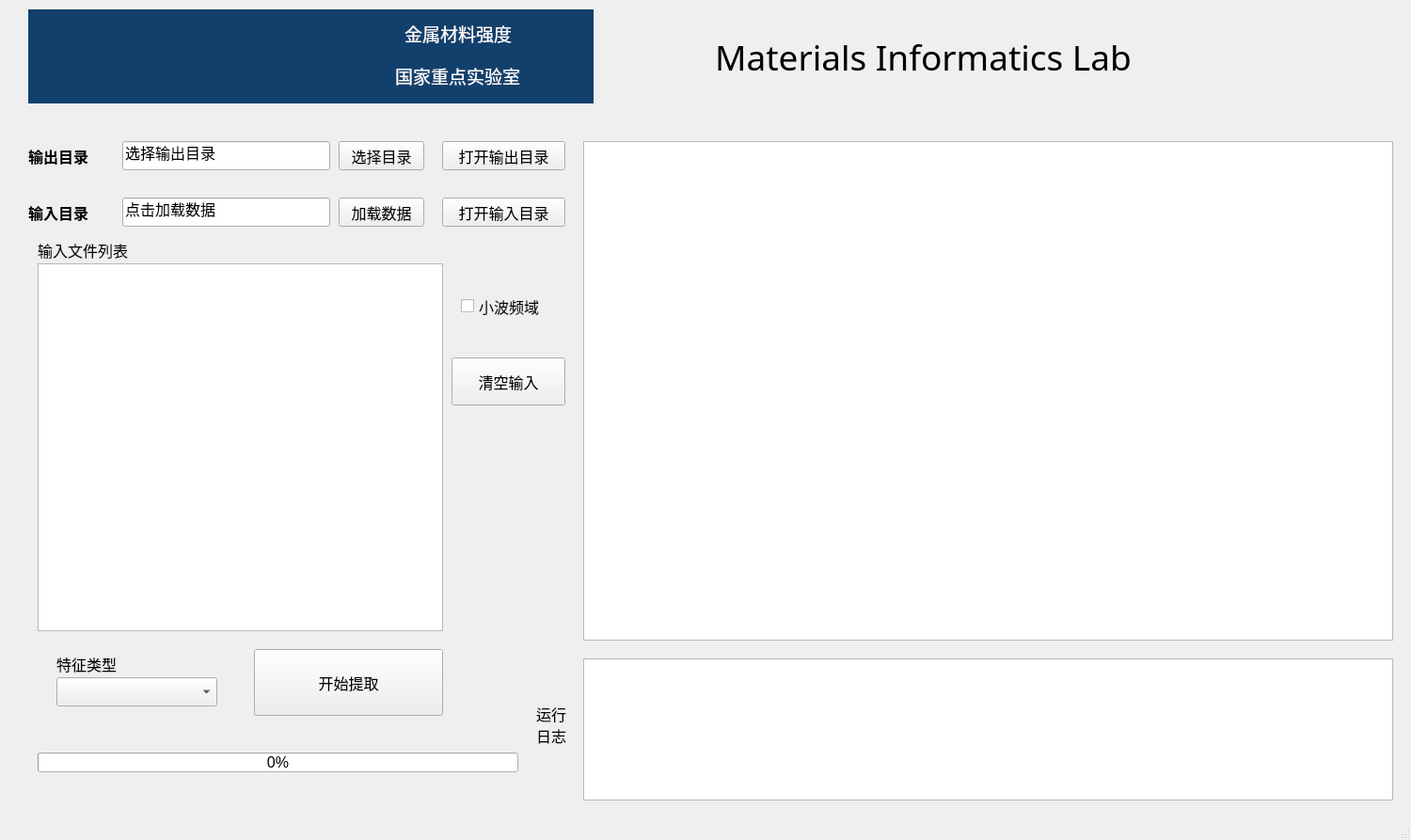
<?xml version="1.0" encoding="UTF-8"?>
<ui version="4.0">
 <class>FeatureEngineering</class>
 <widget class="QMainWindow" name="FeatureEngineering">
  <property name="geometry">
   <rect>
    <x>0</x>
    <y>0</y>
    <width>1500</width>
    <height>893</height>
   </rect>
  </property>
  <property name="minimumSize">
   <size>
    <width>1500</width>
    <height>893</height>
   </size>
  </property>
  <property name="maximumSize">
   <size>
    <width>1500</width>
    <height>893</height>
   </size>
  </property>
  <property name="font">
   <font>
    <family>Arial</family>
    <pointsize>12</pointsize>
   </font>
  </property>
  <property name="windowTitle">
   <string>Materials Informatics Lab</string>
  </property>
  <property name="styleSheet">
   <string notr="true"/>
  </property>
  <widget class="QWidget" name="centralwidget">
   <widget class="QPushButton" name="pushButton_output_path">
    <property name="geometry">
     <rect>
      <x>360</x>
      <y>150</y>
      <width>91</width>
      <height>31</height>
     </rect>
    </property>
    <property name="text">
     <string>选择目录</string>
    </property>
   </widget>
   <widget class="QLineEdit" name="lineEdit_output_path">
    <property name="geometry">
     <rect>
      <x>130</x>
      <y>150</y>
      <width>221</width>
      <height>31</height>
     </rect>
    </property>
    <property name="toolTip">
     <string>该目录为所有运行中间结果及最终结果和日志的存放目录，目录下会自动生成操作对应的文件和文件夹</string>
    </property>
    <property name="text">
     <string>选择输出目录</string>
    </property>
    <property name="readOnly">
     <bool>true</bool>
    </property>
   </widget>
   <widget class="QLabel" name="label_output_path">
    <property name="geometry">
     <rect>
      <x>30</x>
      <y>150</y>
      <width>101</width>
      <height>31</height>
     </rect>
    </property>
    <property name="font">
     <font>
      <family>Agency FB</family>
      <pointsize>12</pointsize>
      <weight>75</weight>
      <bold>true</bold>
     </font>
    </property>
    <property name="text">
     <string>输出目录</string>
    </property>
    <property name="textFormat">
     <enum>Qt::AutoText</enum>
    </property>
   </widget>
   <widget class="QPushButton" name="pushButton_output_open">
    <property name="geometry">
     <rect>
      <x>470</x>
      <y>150</y>
      <width>131</width>
      <height>31</height>
     </rect>
    </property>
    <property name="text">
     <string>打开输出目录</string>
    </property>
   </widget>
   <widget class="QLabel" name="label_runlog">
    <property name="geometry">
     <rect>
      <x>570</x>
      <y>740</y>
      <width>41</width>
      <height>61</height>
     </rect>
    </property>
    <property name="text">
     <string>运行日志</string>
    </property>
    <property name="wordWrap">
     <bool>true</bool>
    </property>
   </widget>
   <widget class="QLabel" name="label_studio">
    <property name="geometry">
     <rect>
      <x>420</x>
      <y>60</y>
      <width>181</width>
      <height>41</height>
     </rect>
    </property>
    <property name="palette">
     <palette>
      <active>
       <colorrole role="WindowText">
        <brush brushstyle="SolidPattern">
         <color alpha="255">
          <red>255</red>
          <green>255</green>
          <blue>255</blue>
         </color>
        </brush>
       </colorrole>
       <colorrole role="Text">
        <brush brushstyle="SolidPattern">
         <color alpha="255">
          <red>255</red>
          <green>255</green>
          <blue>255</blue>
         </color>
        </brush>
       </colorrole>
       <colorrole role="PlaceholderText">
        <brush brushstyle="SolidPattern">
         <color alpha="128">
          <red>255</red>
          <green>255</green>
          <blue>255</blue>
         </color>
        </brush>
       </colorrole>
      </active>
      <inactive>
       <colorrole role="WindowText">
        <brush brushstyle="SolidPattern">
         <color alpha="255">
          <red>255</red>
          <green>255</green>
          <blue>255</blue>
         </color>
        </brush>
       </colorrole>
       <colorrole role="Text">
        <brush brushstyle="SolidPattern">
         <color alpha="255">
          <red>255</red>
          <green>255</green>
          <blue>255</blue>
         </color>
        </brush>
       </colorrole>
       <colorrole role="PlaceholderText">
        <brush brushstyle="SolidPattern">
         <color alpha="128">
          <red>255</red>
          <green>255</green>
          <blue>255</blue>
         </color>
        </brush>
       </colorrole>
      </inactive>
      <disabled>
       <colorrole role="WindowText">
        <brush brushstyle="SolidPattern">
         <color alpha="255">
          <red>120</red>
          <green>120</green>
          <blue>120</blue>
         </color>
        </brush>
       </colorrole>
       <colorrole role="Text">
        <brush brushstyle="SolidPattern">
         <color alpha="255">
          <red>120</red>
          <green>120</green>
          <blue>120</blue>
         </color>
        </brush>
       </colorrole>
       <colorrole role="PlaceholderText">
        <brush brushstyle="SolidPattern">
         <color alpha="128">
          <red>0</red>
          <green>0</green>
          <blue>0</blue>
         </color>
        </brush>
       </colorrole>
      </disabled>
     </palette>
    </property>
    <property name="font">
     <font>
      <family>黑体</family>
      <pointsize>14</pointsize>
      <weight>50</weight>
      <bold>false</bold>
     </font>
    </property>
    <property name="text">
     <string>国家重点实验室</string>
    </property>
   </widget>
   <widget class="QLabel" name="label_studio_2">
    <property name="geometry">
     <rect>
      <x>430</x>
      <y>20</y>
      <width>141</width>
      <height>31</height>
     </rect>
    </property>
    <property name="palette">
     <palette>
      <active>
       <colorrole role="WindowText">
        <brush brushstyle="SolidPattern">
         <color alpha="255">
          <red>255</red>
          <green>255</green>
          <blue>255</blue>
         </color>
        </brush>
       </colorrole>
       <colorrole role="Text">
        <brush brushstyle="SolidPattern">
         <color alpha="255">
          <red>255</red>
          <green>255</green>
          <blue>255</blue>
         </color>
        </brush>
       </colorrole>
       <colorrole role="PlaceholderText">
        <brush brushstyle="SolidPattern">
         <color alpha="128">
          <red>255</red>
          <green>255</green>
          <blue>255</blue>
         </color>
        </brush>
       </colorrole>
      </active>
      <inactive>
       <colorrole role="WindowText">
        <brush brushstyle="SolidPattern">
         <color alpha="255">
          <red>255</red>
          <green>255</green>
          <blue>255</blue>
         </color>
        </brush>
       </colorrole>
       <colorrole role="Text">
        <brush brushstyle="SolidPattern">
         <color alpha="255">
          <red>255</red>
          <green>255</green>
          <blue>255</blue>
         </color>
        </brush>
       </colorrole>
       <colorrole role="PlaceholderText">
        <brush brushstyle="SolidPattern">
         <color alpha="128">
          <red>255</red>
          <green>255</green>
          <blue>255</blue>
         </color>
        </brush>
       </colorrole>
      </inactive>
      <disabled>
       <colorrole role="WindowText">
        <brush brushstyle="SolidPattern">
         <color alpha="255">
          <red>120</red>
          <green>120</green>
          <blue>120</blue>
         </color>
        </brush>
       </colorrole>
       <colorrole role="Text">
        <brush brushstyle="SolidPattern">
         <color alpha="255">
          <red>120</red>
          <green>120</green>
          <blue>120</blue>
         </color>
        </brush>
       </colorrole>
       <colorrole role="PlaceholderText">
        <brush brushstyle="SolidPattern">
         <color alpha="128">
          <red>0</red>
          <green>0</green>
          <blue>0</blue>
         </color>
        </brush>
       </colorrole>
      </disabled>
     </palette>
    </property>
    <property name="font">
     <font>
      <family>黑体</family>
      <pointsize>14</pointsize>
      <weight>50</weight>
      <bold>false</bold>
     </font>
    </property>
    <property name="text">
     <string>金属材料强度</string>
    </property>
   </widget>
   <widget class="QLabel" name="label_logo">
    <property name="geometry">
     <rect>
      <x>30</x>
      <y>10</y>
      <width>350</width>
      <height>100</height>
     </rect>
    </property>
    <property name="styleSheet">
     <string notr="true">background-color:rgb(17,64,108)</string>
    </property>
    <property name="text">
     <string/>
    </property>
    <property name="pixmap">
     <pixmap>logo.png</pixmap>
    </property>
   </widget>
   <widget class="QLabel" name="label_soft_title">
    <property name="geometry">
     <rect>
      <x>760</x>
      <y>20</y>
      <width>611</width>
      <height>81</height>
     </rect>
    </property>
    <property name="font">
     <font>
      <family>方正粗黑宋简体</family>
      <pointsize>28</pointsize>
     </font>
    </property>
    <property name="text">
     <string>Materials Informatics Lab</string>
    </property>
   </widget>
   <widget class="QLabel" name="label_2">
    <property name="geometry">
     <rect>
      <x>370</x>
      <y>10</y>
      <width>261</width>
      <height>100</height>
     </rect>
    </property>
    <property name="styleSheet">
     <string notr="true">background-color:rgb(17,64,108)</string>
    </property>
    <property name="text">
     <string/>
    </property>
   </widget>
   <widget class="QTextBrowser" name="textBrowser_runlog">
    <property name="geometry">
     <rect>
      <x>620</x>
      <y>700</y>
      <width>861</width>
      <height>151</height>
     </rect>
    </property>
   </widget>
   <widget class="QPushButton" name="pushButton_input_path">
    <property name="geometry">
     <rect>
      <x>360</x>
      <y>210</y>
      <width>91</width>
      <height>31</height>
     </rect>
    </property>
    <property name="toolTip">
     <string>点击选择目录并加载数据</string>
    </property>
    <property name="text">
     <string>加载数据</string>
    </property>
   </widget>
   <widget class="QLabel" name="label_input_path">
    <property name="geometry">
     <rect>
      <x>30</x>
      <y>210</y>
      <width>101</width>
      <height>31</height>
     </rect>
    </property>
    <property name="font">
     <font>
      <family>Agency FB</family>
      <pointsize>12</pointsize>
      <weight>75</weight>
      <bold>true</bold>
     </font>
    </property>
    <property name="text">
     <string>输入目录</string>
    </property>
    <property name="textFormat">
     <enum>Qt::AutoText</enum>
    </property>
   </widget>
   <widget class="QLineEdit" name="lineEdit_input_path">
    <property name="geometry">
     <rect>
      <x>130</x>
      <y>210</y>
      <width>221</width>
      <height>31</height>
     </rect>
    </property>
    <property name="toolTip">
     <string>该目录为所有运行中间结果及最终结果和日志的存放目录，目录下会自动生成操作对应的文件和文件夹</string>
    </property>
    <property name="text">
     <string>点击加载数据</string>
    </property>
    <property name="readOnly">
     <bool>true</bool>
    </property>
   </widget>
   <widget class="QChartView" name="graphicsView_input_preview">
    <property name="geometry">
     <rect>
      <x>620</x>
      <y>150</y>
      <width>861</width>
      <height>531</height>
     </rect>
    </property>
   </widget>
   <widget class="QPushButton" name="pushButton_input_open">
    <property name="geometry">
     <rect>
      <x>470</x>
      <y>210</y>
      <width>131</width>
      <height>31</height>
     </rect>
    </property>
    <property name="text">
     <string>打开输入目录</string>
    </property>
   </widget>
   <widget class="QTableWidget" name="tableWidget_input_list">
    <property name="geometry">
     <rect>
      <x>40</x>
      <y>280</y>
      <width>431</width>
      <height>391</height>
     </rect>
    </property>
    <property name="editTriggers">
     <set>QAbstractItemView::AnyKeyPressed|QAbstractItemView::CurrentChanged|QAbstractItemView::DoubleClicked|QAbstractItemView::EditKeyPressed</set>
    </property>
   </widget>
   <widget class="QProgressBar" name="progressBar_feature_progress">
    <property name="geometry">
     <rect>
      <x>40</x>
      <y>800</y>
      <width>511</width>
      <height>21</height>
     </rect>
    </property>
    <property name="value">
     <number>0</number>
    </property>
   </widget>
   <widget class="QPushButton" name="pushButton_feature_extract">
    <property name="geometry">
     <rect>
      <x>270</x>
      <y>690</y>
      <width>201</width>
      <height>71</height>
     </rect>
    </property>
    <property name="text">
     <string>开始提取</string>
    </property>
   </widget>
   <widget class="QComboBox" name="comboBox_feature_select">
    <property name="geometry">
     <rect>
      <x>60</x>
      <y>720</y>
      <width>171</width>
      <height>31</height>
     </rect>
    </property>
   </widget>
   <widget class="QLabel" name="label_feature_type">
    <property name="geometry">
     <rect>
      <x>60</x>
      <y>690</y>
      <width>91</width>
      <height>31</height>
     </rect>
    </property>
    <property name="text">
     <string>特征类型</string>
    </property>
   </widget>
   <widget class="QLabel" name="label_input_list">
    <property name="geometry">
     <rect>
      <x>40</x>
      <y>250</y>
      <width>131</width>
      <height>31</height>
     </rect>
    </property>
    <property name="text">
     <string>输入文件列表</string>
    </property>
   </widget>
   <widget class="QLabel" name="label_input_preview_image">
    <property name="geometry">
     <rect>
      <x>740</x>
      <y>150</y>
      <width>651</width>
      <height>501</height>
     </rect>
    </property>
    <property name="text">
     <string/>
    </property>
   </widget>
   <widget class="QPushButton" name="pushButton_input_clear">
    <property name="geometry">
     <rect>
      <x>480</x>
      <y>380</y>
      <width>121</width>
      <height>51</height>
     </rect>
    </property>
    <property name="toolTip">
     <string>清空所有输入数据</string>
    </property>
    <property name="text">
     <string>清空输入</string>
    </property>
   </widget>
   <widget class="QCheckBox" name="checkBox_wavelet">
    <property name="geometry">
     <rect>
      <x>490</x>
      <y>310</y>
      <width>121</width>
      <height>31</height>
     </rect>
    </property>
    <property name="text">
     <string>小波频域</string>
    </property>
   </widget>
   <zorder>label_logo</zorder>
   <zorder>label_2</zorder>
   <zorder>label_runlog</zorder>
   <zorder>label_studio</zorder>
   <zorder>label_studio_2</zorder>
   <zorder>label_soft_title</zorder>
   <zorder>pushButton_output_open</zorder>
   <zorder>lineEdit_output_path</zorder>
   <zorder>label_output_path</zorder>
   <zorder>pushButton_output_path</zorder>
   <zorder>textBrowser_runlog</zorder>
   <zorder>pushButton_input_path</zorder>
   <zorder>label_input_path</zorder>
   <zorder>lineEdit_input_path</zorder>
   <zorder>graphicsView_input_preview</zorder>
   <zorder>pushButton_input_open</zorder>
   <zorder>tableWidget_input_list</zorder>
   <zorder>progressBar_feature_progress</zorder>
   <zorder>pushButton_feature_extract</zorder>
   <zorder>comboBox_feature_select</zorder>
   <zorder>label_feature_type</zorder>
   <zorder>label_input_list</zorder>
   <zorder>label_input_preview_image</zorder>
   <zorder>pushButton_input_clear</zorder>
   <zorder>checkBox_wavelet</zorder>
  </widget>
  <widget class="QMenuBar" name="menubar">
   <property name="geometry">
    <rect>
     <x>0</x>
     <y>0</y>
     <width>1500</width>
     <height>29</height>
    </rect>
   </property>
  </widget>
  <widget class="QStatusBar" name="statusbar"/>
 </widget>
 <customwidgets>
  <customwidget>
   <class>QChartView</class>
   <extends>QGraphicsView</extends>
   <header location="global">PyQt5.QtChart</header>
  </customwidget>
 </customwidgets>
 <resources/>
 <connections/>
</ui>
